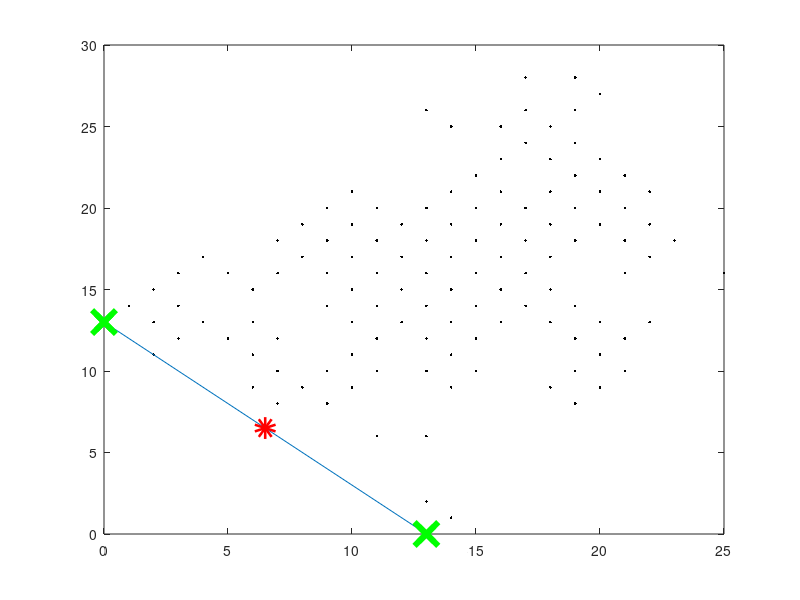

Write MATLAB code to recreate this figure. (Note: this script raises an error after producing the figure.)

clear all;
close all;
clc;

load('Barcelona/hashCodes/hashCodes_64.mat');
data = hashCodes_64;
data = max(data,0);
load('Barcelona/features/features_64.mat');
features = features_64;
load('Barcelona/hashCodes/targets.mat');
targets = targets;
load('Barcelona/hashCodes/filenames.mat');
filenames = filenames;
N = length(filenames);


queryIndex1 = 1;
queryIndex2 = 472;

q_1 = data(queryIndex1,:); 
q_2 = data(queryIndex2,:); 
%q3 = data(queryIndex3,:); 

q1new = repmat(q_1,N,1);
q2new = repmat(q_2,N,1);
%q3new = repmat(q3,N,1);

dist_1 = xor(data, q1new);
dist_2 = xor(data, q2new);
%dist_3 = xor(data, q2new);

hamming_dist1 = sum(dist_1,2);
hamming_dist2 = sum(dist_2,2);
%hamming_dist3 = sum(dist_3,2);

n_hamming_dist1 = mat2gray(hamming_dist1);
n_hamming_dist2 = mat2gray(hamming_dist2);
%n_hamming_dist3 = mat2gray(hamming_dist3);
 
 
X = zeros(2,N);
X(1,:) = hamming_dist1;
X(2,:) = hamming_dist2;
%X(3,:) = n_hamming_dist3;
X = (X)';
input = unique(X, 'rows');
hold off; plot(X(:,1),X(:,2),'k.'); hold on;

% queries location and Optimum point location
q1 = X(queryIndex1,:); 
q2 = X(queryIndex2,:);
line(q1,q2);
Cmn = (q1(:) + q2(:)).'/(2);

% https://www.mathworks.com/matlabcentral/answers/44943-properties-of-the-plot-marker-shapes
plot(q1 , q2, 'gd' , 'LineWidth', 20); 
plot(Cmn(1), Cmn(2), 'ro' , 'LineWidth', 10);


Dissim = EuDist2(Cmn, input, 'euclid');
Dissim = Dissim';
[DissimSorted, DissimIndex] = sort(Dissim,'ascend'); % short & get indexes(before shorting)


%%%%%%%%%%%%% Choose First P Shortest distances %%%%%%%%%%%%%%%%%%%%%%%%
P = 10;
DissimIndex_P = DissimIndex(1:P, :); 
Retrieved_PP_indexes  =    ismember(X, input(DissimIndex_P,:),'rows'); 
Retrieved_Items       =    find(Retrieved_PP_indexes); 

plot(X(Retrieved_Items,1),X(Retrieved_Items,2),'ys', 'LineWidth', 2); 
r=DissimSorted(P);
x0=Cmn(1);
y0=Cmn(2);
theta = linspace(0,2*pi,100);
h = plot(x0 + r*cos(theta),y0 + r*sin(theta),'g', 'MarkerSize',5);
%axis equal
%syms x y
%fimplicit((x-x0).^2 + (y-y0).^2 -r^2)
%axis equal
%}


%%%%%%%%%%%%%%%%%%%%  Re-Ranking, rearrange P items by features  %%%%%%%%%%% 
% Add queries to Feature Pareto space, for creating Cmn_f
Retrieved_Items(end+1,:) = queryIndex1;
Retrieved_Items(end+1,:) = queryIndex2;

rtr_idx2_features = features(Retrieved_Items(:,1), :);

f1 = features(queryIndex1,:); 
f2 = features(queryIndex2,:);

dist_f1 = pdist2(f1 , rtr_idx2_features , 'euclid' );
dist_f2 = pdist2(f2 , rtr_idx2_features , 'euclid' );

[M2,B] = size(rtr_idx2_features(:,1));
YY = zeros(2,M2);
YY(1,:) = dist_f1;
YY(2,:) = dist_f2;
YY = (YY)';
for i = 1:M2
    
    plot(YY(:, 1), YY(:,2)  ,'.')    
end


qf1 = YY(end-1,:);  
qf2 = YY(end,:);  
  
Cmn_f = (qf1(:) + qf2(:)).'/2;
plot(Cmn_f(1), Cmn_f(2), 's' , 'LineWidth', 2);

Dissim_f                = EuDist2(YY, Cmn_f, 'euclid');
Dissim_ff               = [Retrieved_Items, Dissim_f];
DissimSorted_f          = sortrows(Dissim_ff, 2);

Retrieved_Items_Ranked  = DissimSorted_f(:,1);

% Now remove last two rows (qf1&qf2) from Retrieved items
Retrieved_Items_Ranked(end) = [];
Retrieved_Items_Ranked(end) = [];


%%%%%%%%%%%%%%%%%%%%%%% Metrics %%%%%%%%%%%%%%%%%%%%%%%%%%%%%%%%%%%%%%

predicted_labels  = targets(Retrieved_Items_Ranked,:); % When doing Reranking
union_of_query_labels = or(targets(queryIndex1, :), targets(queryIndex2, : ));
    
diff = ismember( predicted_labels, union_of_query_labels  , 'rows'); 
if isempty( diff)
   diff = 0;
end
num_nz = nnz( diff(:,1) );
s = size(diff(:,1), 1);
    
for j=1:s;
        
    % Cummulative sum of the true-positive elements
    CUMM = cumsum(diff);          
    Precision_AT_K(j,1) = ( CUMM(j,1)  ) ./ j;              
    Recall_AT_K(j,1) = ( CUMM(j,1)  ) ./ (num_nz); % ???????????                    
       
end

avg_Precision = sum(Precision_AT_K(:,1) .* diff(:,1) ) / num_nz;
avg_Precision(isnan(avg_Precision))=0;
% avg_Precision_OLD = sum(Precision_AT_K(:,1) ) / s;
acc = num_nz / s;   % accuracy of the best cluster 

%{
%plot(Recall_AT_K, Precision_AT_K);

hold off;
x = linspace(0,s);
plot( Precision_AT_K )
ylabel('Precision@k' ,'FontSize', 12)
xlabel('Number of Rterieved Items' ,'FontSize', 12) 
hold on;
%}

